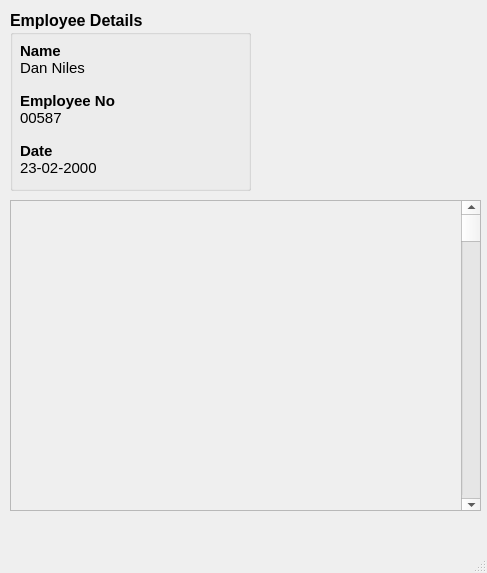
<?xml version="1.0" encoding="UTF-8"?>
<ui version="4.0">
 <class>MainWindow</class>
 <widget class="QMainWindow" name="MainWindow">
  <property name="geometry">
   <rect>
    <x>0</x>
    <y>0</y>
    <width>487</width>
    <height>573</height>
   </rect>
  </property>
  <property name="windowTitle">
   <string>MainWindow</string>
  </property>
  <widget class="QWidget" name="centralwidget">
   <widget class="QGroupBox" name="EmployeeData">
    <property name="geometry">
     <rect>
      <x>10</x>
      <y>10</y>
      <width>241</width>
      <height>181</height>
     </rect>
    </property>
    <property name="font">
     <font>
      <pointsize>12</pointsize>
      <weight>75</weight>
      <bold>true</bold>
     </font>
    </property>
    <property name="title">
     <string>Employee Details</string>
    </property>
    <widget class="QLabel" name="emp_name_label">
     <property name="geometry">
      <rect>
       <x>10</x>
       <y>30</y>
       <width>121</width>
       <height>21</height>
      </rect>
     </property>
     <property name="font">
      <font>
       <pointsize>11</pointsize>
       <weight>75</weight>
       <bold>true</bold>
      </font>
     </property>
     <property name="text">
      <string>Name</string>
     </property>
    </widget>
    <widget class="QLabel" name="emp_no_label">
     <property name="geometry">
      <rect>
       <x>10</x>
       <y>80</y>
       <width>111</width>
       <height>21</height>
      </rect>
     </property>
     <property name="font">
      <font>
       <pointsize>11</pointsize>
       <weight>75</weight>
       <bold>true</bold>
      </font>
     </property>
     <property name="text">
      <string>Employee No</string>
     </property>
    </widget>
    <widget class="QLabel" name="date_label">
     <property name="geometry">
      <rect>
       <x>10</x>
       <y>130</y>
       <width>111</width>
       <height>21</height>
      </rect>
     </property>
     <property name="font">
      <font>
       <pointsize>11</pointsize>
       <weight>75</weight>
       <bold>true</bold>
      </font>
     </property>
     <property name="text">
      <string>Date</string>
     </property>
    </widget>
    <widget class="QLabel" name="label">
     <property name="geometry">
      <rect>
       <x>10</x>
       <y>50</y>
       <width>221</width>
       <height>16</height>
      </rect>
     </property>
     <property name="font">
      <font>
       <pointsize>11</pointsize>
       <weight>50</weight>
       <bold>false</bold>
      </font>
     </property>
     <property name="text">
      <string>Dan Niles</string>
     </property>
    </widget>
    <widget class="QLabel" name="label_2">
     <property name="geometry">
      <rect>
       <x>10</x>
       <y>100</y>
       <width>221</width>
       <height>16</height>
      </rect>
     </property>
     <property name="font">
      <font>
       <pointsize>11</pointsize>
       <weight>50</weight>
       <bold>false</bold>
      </font>
     </property>
     <property name="text">
      <string>00587</string>
     </property>
    </widget>
    <widget class="QLabel" name="label_3">
     <property name="geometry">
      <rect>
       <x>10</x>
       <y>150</y>
       <width>221</width>
       <height>16</height>
      </rect>
     </property>
     <property name="font">
      <font>
       <pointsize>11</pointsize>
       <weight>50</weight>
       <bold>false</bold>
      </font>
     </property>
     <property name="text">
      <string>23-02-2000</string>
     </property>
    </widget>
   </widget>
   <widget class="QScrollArea" name="scrollArea">
    <property name="geometry">
     <rect>
      <x>10</x>
      <y>200</y>
      <width>471</width>
      <height>311</height>
     </rect>
    </property>
    <property name="widgetResizable">
     <bool>true</bool>
    </property>
    <widget class="QWidget" name="scrollAreaWidgetContents">
     <property name="geometry">
      <rect>
       <x>0</x>
       <y>0</y>
       <width>467</width>
       <height>307</height>
      </rect>
     </property>
     <widget class="QScrollBar" name="verticalScrollBar">
      <property name="geometry">
       <rect>
        <x>450</x>
        <y>0</y>
        <width>21</width>
        <height>311</height>
       </rect>
      </property>
      <property name="orientation">
       <enum>Qt::Vertical</enum>
      </property>
     </widget>
    </widget>
   </widget>
  </widget>
  <widget class="QMenuBar" name="menubar">
   <property name="geometry">
    <rect>
     <x>0</x>
     <y>0</y>
     <width>487</width>
     <height>20</height>
    </rect>
   </property>
  </widget>
  <widget class="QStatusBar" name="statusbar"/>
 </widget>
 <resources/>
 <connections/>
</ui>
